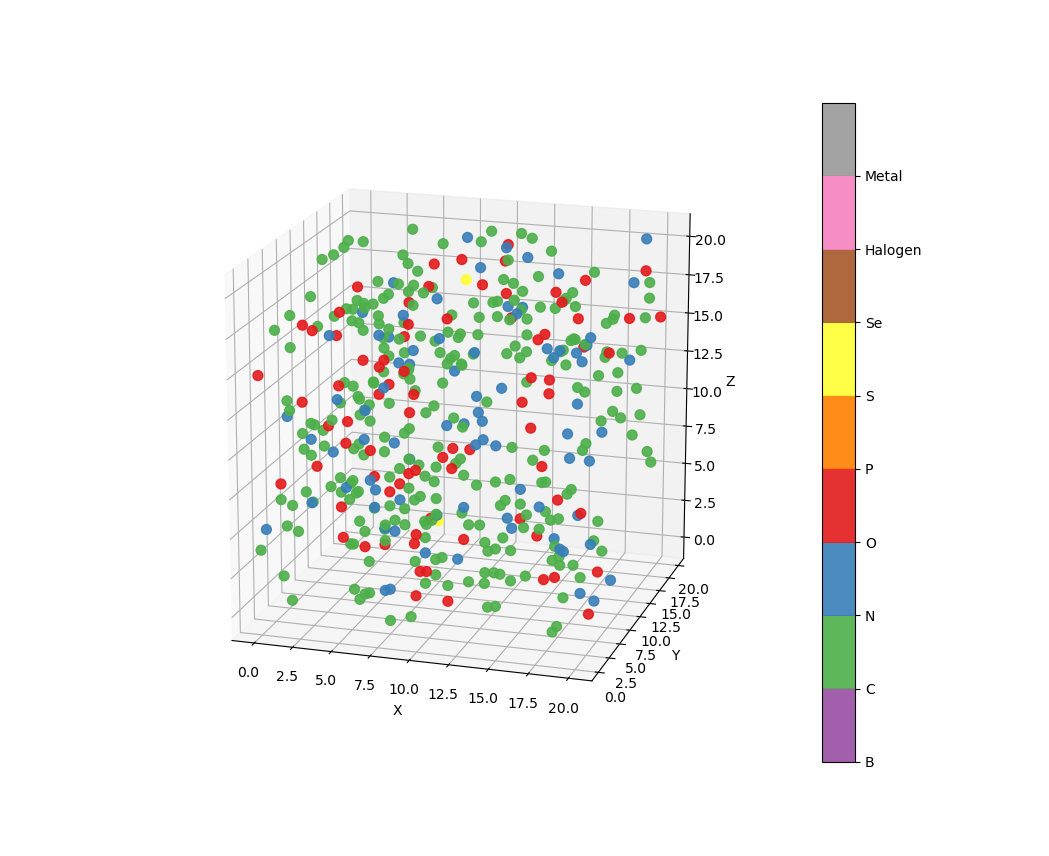

This chart was generated by the following Python code:
import sys
from matplotlib.colors import BoundaryNorm, ListedColormap

sys.path.append("/home/yusef/Development/FCI/PUResNet")

from openbabel import pybel
import matplotlib.pyplot as plt
from model.density_transformer import DensityTransformer

mol = next(pybel.readfile("mol2", "test/1a2n_1/protein.mol2"))

dt = DensityTransformer()
grid = dt.setMol(mol).transform()

fig = plt.figure(figsize=(8, 6))
ax = fig.add_subplot(111, projection="3d")

xs = dt.coords[:, 0]
ys = dt.coords[:, 1]
zs = dt.coords[:, 2]

# Create a segmented colormap with discrete colors
cmap = ListedColormap(
    [
        "#984ea3",
        "#4daf4a",
        "#377eb8",
        "#e41a1c",
        "#ff7f00",
        "#ffff33",
        "#a65628",
        "#f781bf",
        "#999999",
    ]
)

# Set the boundaries between color regions
norm = BoundaryNorm([0, 1, 2, 3, 4, 5, 6, 7, 8, 9], cmap.N)

colors = []
for i in range(len(xs)):
    atom_type = list(dt.features[i][0:9]).index(1.0)
    colors.append(atom_type)

scatter = ax.scatter(
    xs, ys, zs, s=50, alpha=0.9, c=colors, edgecolors=None, cmap=cmap, norm=norm
)
cbar = plt.colorbar(scatter, ticks=[0, 1, 2, 3, 4, 5, 6, 7, 8])
cbar.ax.set_yticklabels(["B", "C", "N", "O", "P", "S", "Se", "Halogen", "Metal"])

ax.set_xlabel("X")
ax.set_ylabel("Y")
ax.set_zlabel("Z")

plt.show()
